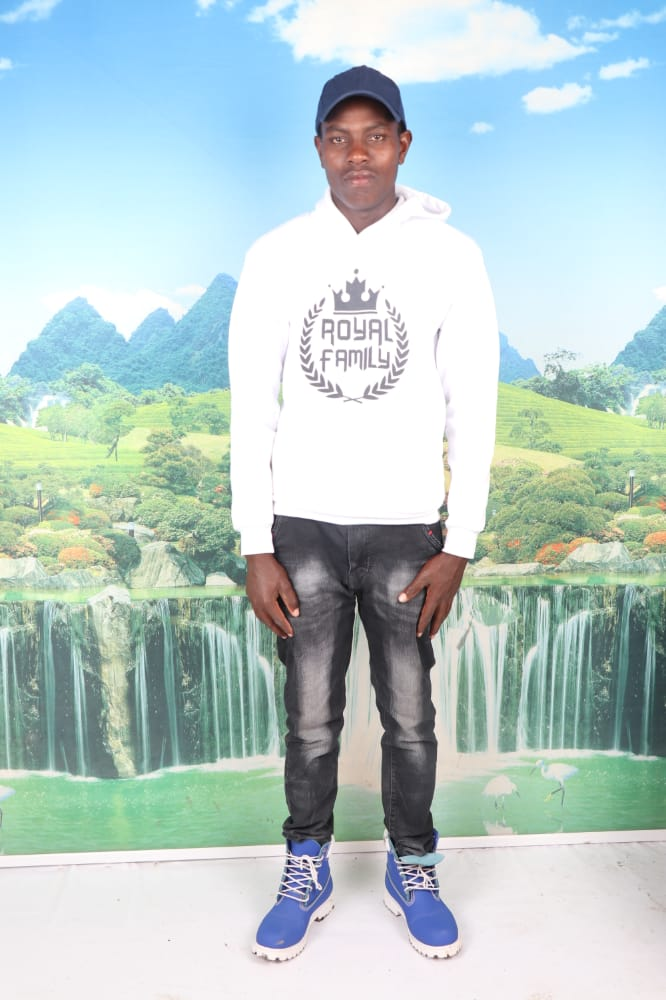
#> input picture images/best.jpg, 666 x 1000 px, given in place of the camera
$ python Face_Detector.py
#> lines starting #> are read from the running program, lines starting #| are printed output that depends on the picture; after the words box and inside, x2 and y2 are one past the last pixel; in counts of white or black regions, pixels touching at a corner belong together
import cv2
import numpy as np

face_classifier = cv2.CascadeClassifier('haarcascade_frontalface_default.xml')


def face_extractor(img):
    global cropped_face
    gray = cv2.cvtColor(img, cv2.COLOR_BGR2GRAY)
    faces = face_classifier.detectMultiScale(gray, 1.3, 5)

    if faces is ():
        return None

    for (x, y, w, h) in faces:
        cropped_face = img[y:y + h, x:x + w]

    return cropped_face


cap = cv2.VideoCapture(0)
count = 0

while True:
    ret, frame = cap.read()
#> frame is the input picture: shape (1000, 666, 3); mean B, G, R 202.8, 203.8, 183.4
    if face_extractor(frame) is not None:
#> in face_extractor, `gray = cv2.cvtColor(img, cv2.COLOR_BGR2GRAY)`:
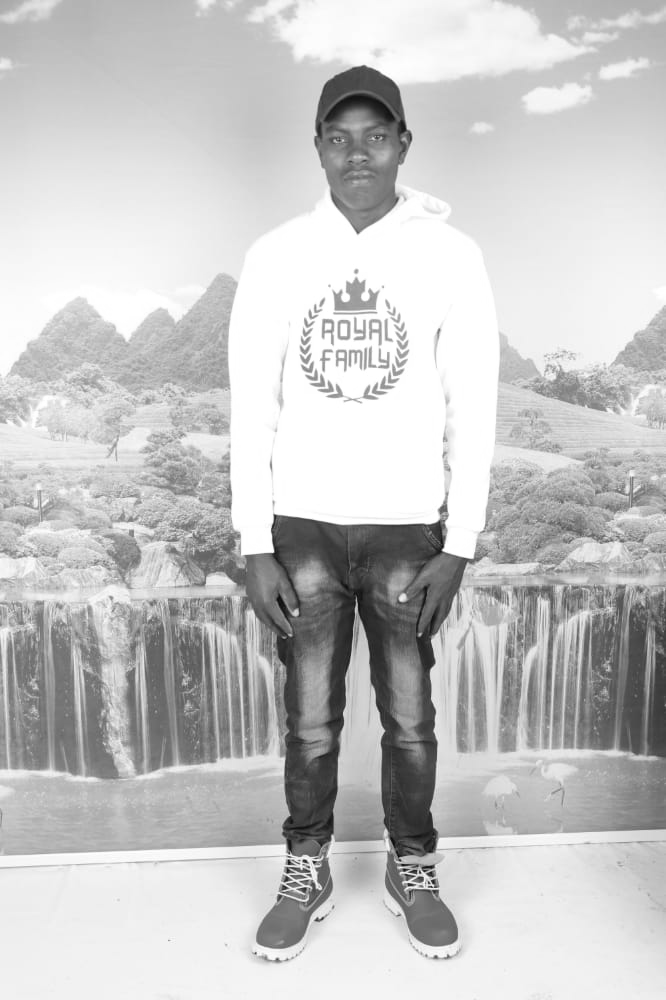
#> gray: shape (1000, 666); min 9, max 255, mean 197.6
#> in face_extractor, `faces = face_classifier.detectMultiScale(gray, 1.3, 5)`: faces = [[289, 707, 51, 51], [312, 102, 94, 94]]
#> the loop in face_extractor, `for (x, y, w, h) in faces:` made 2 passes
#> pass 1, in face_extractor, `cropped_face = img[y:y + h, x:x + w]`:
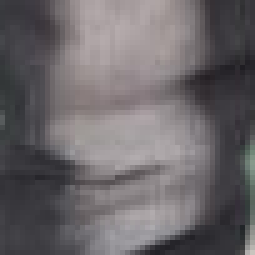
#> cropped_face: shape (51, 51, 3) (shown 5 times larger); mean B, G, R 105.6, 102.6, 107
#> pass 2, in face_extractor, `cropped_face = img[y:y + h, x:x + w]`:
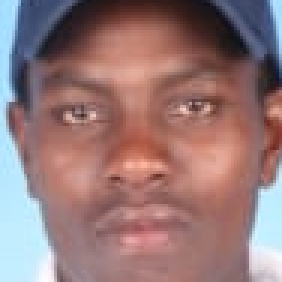
#> cropped_face: shape (94, 94, 3) (shown 3 times larger); mean B, G, R 119.6, 119.2, 150
        count += 1
#> count = 1
        face = cv2.resize(face_extractor(frame), (720, 480))
#> the loop in face_extractor (call 2), `for (x, y, w, h) in faces:` made 2 passes
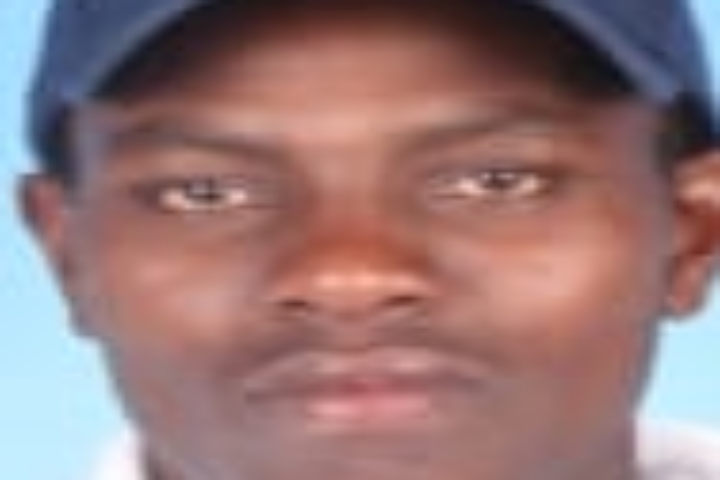
#> face: shape (480, 720, 3); mean B, G, R 119.5, 119, 149.9
        face = cv2.cvtColor(face, cv2.COLOR_BGR2GRAY)
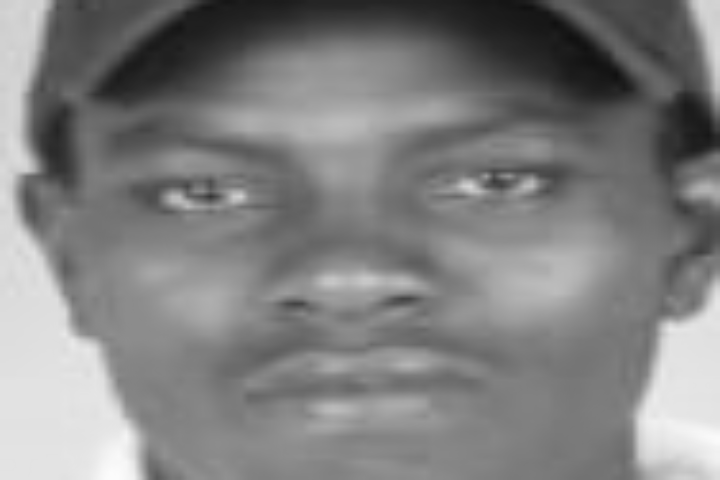
#> face: shape (480, 720); min 16, max 252, mean 128.3

        file_name_path = 'images/best.jpg' + str(count) + '.jpg'
#> file_name_path = 'images/best.jpg1.jpg'

        cv2.imwrite(file_name_path, face)

        cv2.putText(face, str(count), (50, 50), cv2.FONT_HERSHEY_COMPLEX, 1, (0, 255, 0), 2)
#> face: shape (480, 720); 0.04% of pixels changed, all inside (x1, y1, x2, y2) = (55, 28, 67, 52)
        cv2.imshow('Face Cropper', face)
    else:
        print("Face not found")
        pass

    if cv2.waitKey(1) == 13 or count == 100:
#> (key Esc is pressed here)
        break

cap.release()
cv2.destroyAllWindows()
print('Samples Colletion Completed ')

$ run again, on images/ggg.jpg
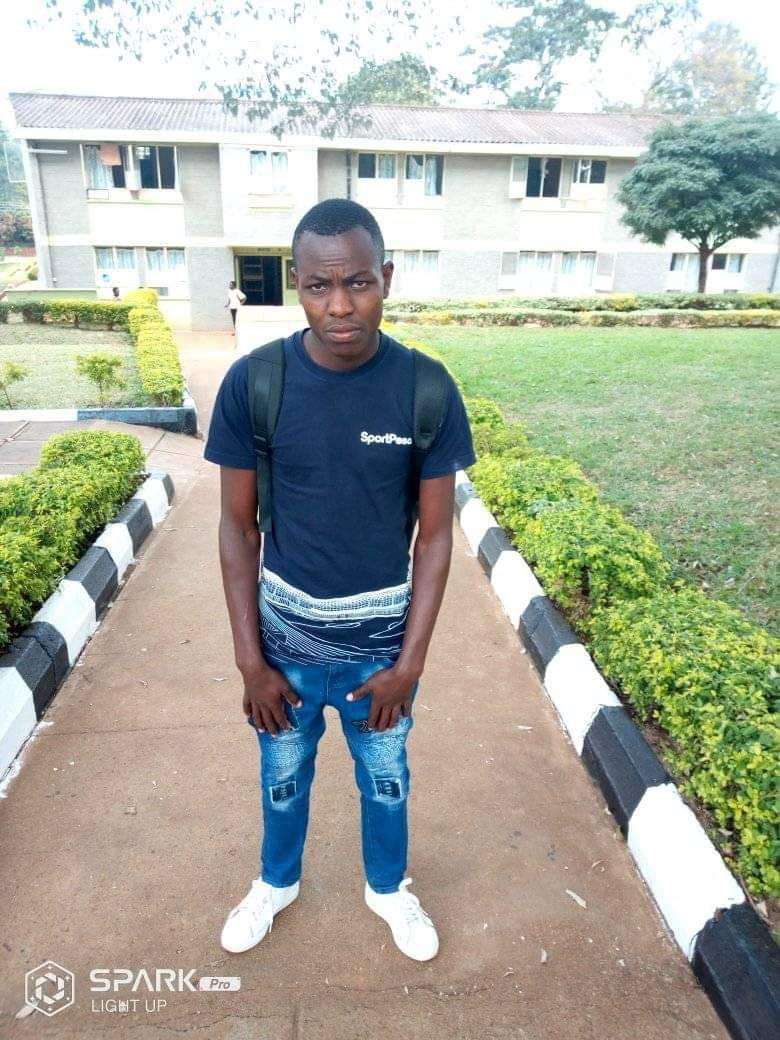
#> input picture images/ggg.jpg, 780 x 1040 px, given in place of the camera
#> frame is the input picture: shape (1040, 780, 3); mean B, G, R 159.1, 172, 167.6
#> faces = [[288, 248, 98, 98]]
#> the loop in face_extractor, `for (x, y, w, h) in faces:` made 1 pass
#> pass 1, in face_extractor, `cropped_face = img[y:y + h, x:x + w]`:
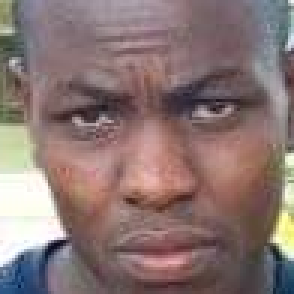
#> cropped_face: shape (98, 98, 3) (shown 3 times larger); mean B, G, R 114.6, 116.8, 137.4
#> count = 1
#> the loop in face_extractor (call 2), `for (x, y, w, h) in faces:` made 1 pass
#> `face = cv2.cvtColor(face, cv2.COLOR_BGR2GRAY)`:
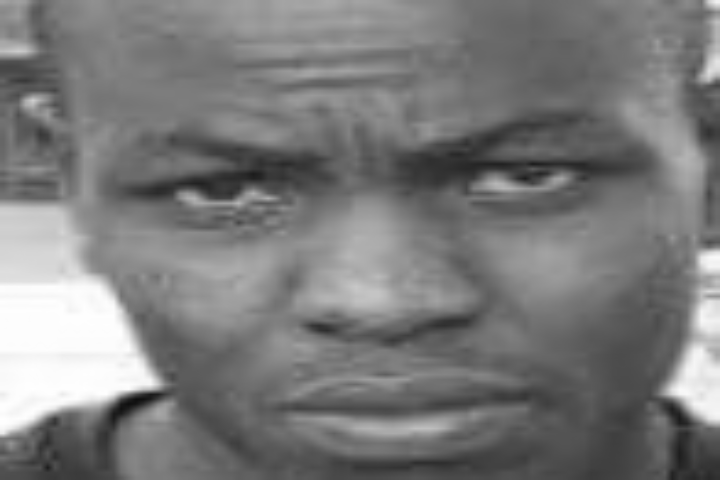
#> face: shape (480, 720); min 14, max 255, mean 122.6
#> file_name_path = 'images/best.jpg1.jpg'
